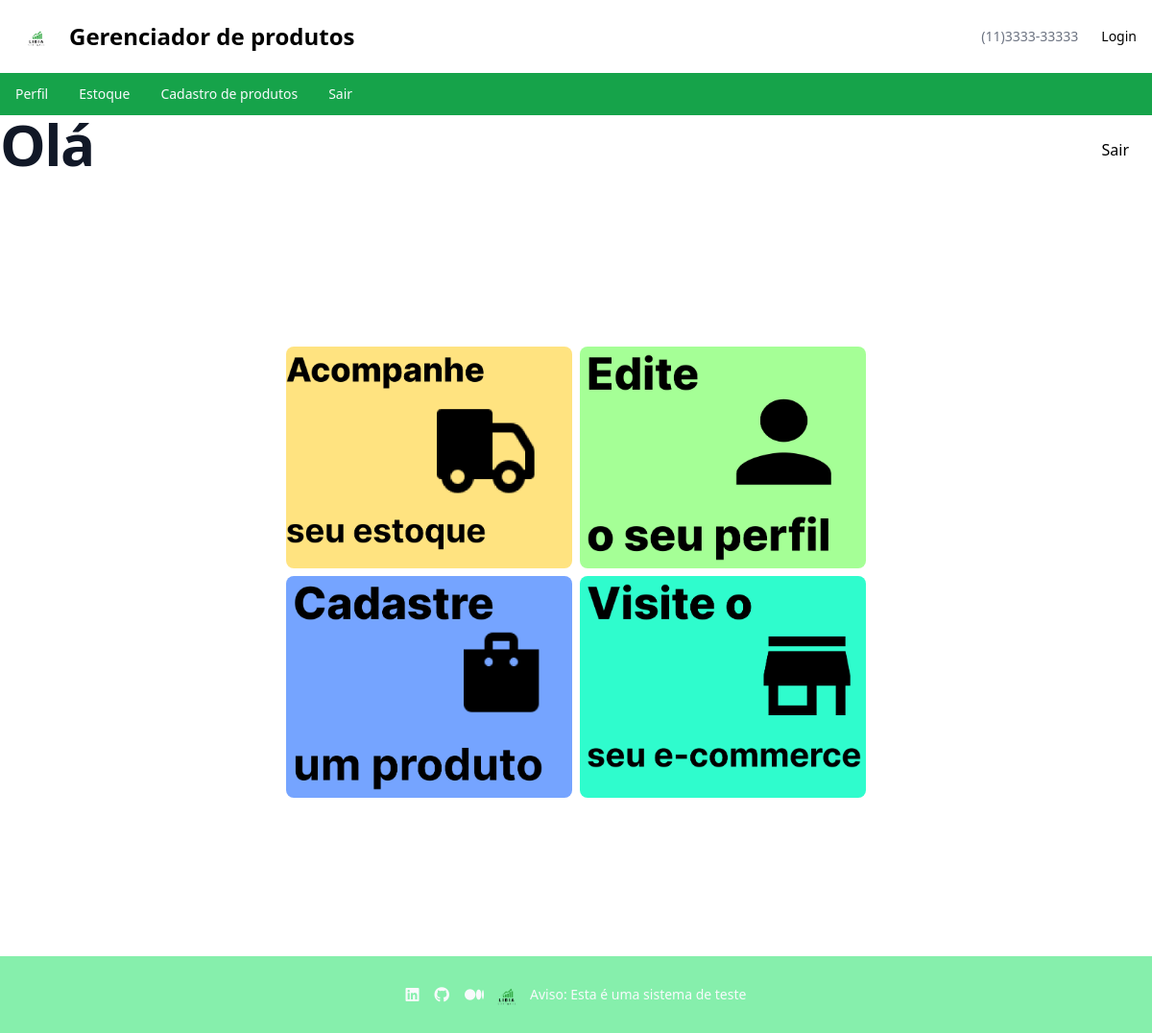
The app's page /perfil/7 (signed in), older data.
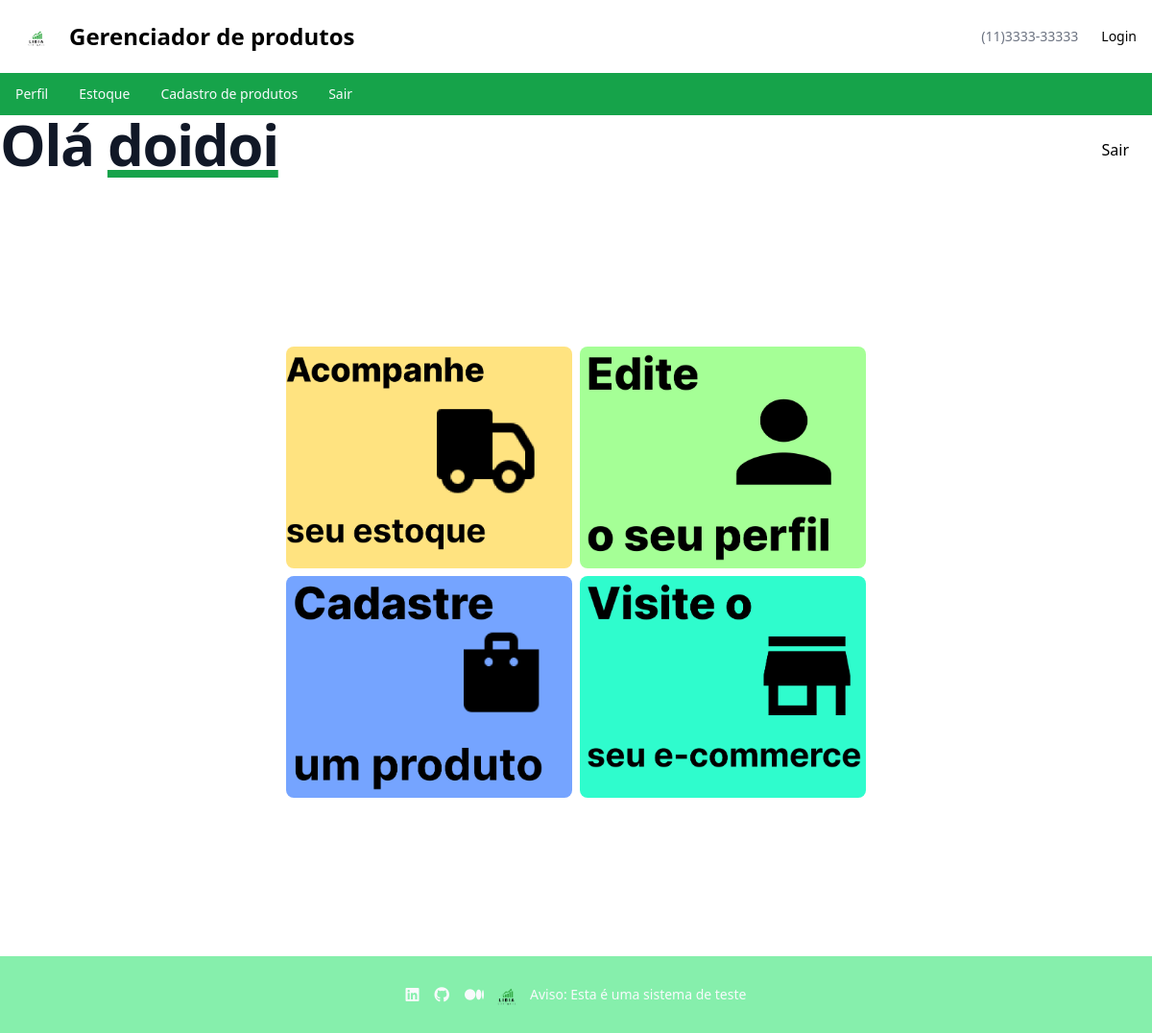
The same page, newer data.
### ERP/models.py (models this page shows)
class Usuario(database.Model, UserMixin):
    id = database.Column(database.Integer, primary_key=True)
    username = database.Column(database.String, nullable=False)
    email = database.Column(database.String, nullable=False, unique=True)
    senha = database.Column(database.String, nullable=False)
    fotos = database.relationship("Foto", backref="usuario", lazy=True)

### ERP/routes.py (the view)
@app.route('/perfil/<id_usuario>', methods=["GET", "POST"])
@login_required
def perfil(id_usuario):
    if int(id_usuario) == int(current_user.id):
        form_foto = FormFoto()
        form_produto = FormProduto()
        if form_foto.validate_on_submit():
            arquivo = form_foto.foto.data
            nome_seguro = secure_filename(arquivo.filename)
            caminho = os.path.join(os.path.abspath(os.path.dirname(__file__)),
                                   app.config["UPLOAD_FOLDER"], nome_seguro)
            arquivo.save(caminho)
            foto = Foto(imagem=nome_seguro, id_usuario=current_user.id)
            database.session.add(foto)
            database.session.commit()
        if form_produto.validate_on_submit():
            produto = Produto(
                nome=form_produto.nome.data,
                preco=form_produto.preco.data,
                quantidade=form_produto.quantidade.data,
                marca=form_produto.marca.data,
                modelo=form_produto.modelo.data,
                codigoDeBarras=form_produto.codigoDeBarras.data,
                plataformaDeVenda=form_produto.plataformaDeVenda.data,
                largura=form_produto.largura.data,
                altura=form_produto.altura.data,
                profundidade=form_produto.profundidade.data,
                pesoBruto=form_produto.pesoBruto.data,
                pesoLiquido=form_produto.pesoLiquido.data,
                cadastradoPor=form_produto.cadastradoPor.data
            )
            database.session.add(produto)
            database.session.commit()
        return render_template('Perfil.html', usuario=current_user, form=form_foto, formp=form_produto)
    else:  # esse else permite o usuario ver o perfil de outros usuarios
        usuario = Usuario.query.get(int(id_usuario))
        return render_template('Perfil.html', usuario=usuario, form=None, formp=None)

### ERP/models.py (called while the page is built)
@login_manager.user_loader
def load_usuario(id_usuario):
    return Usuario.query.get(int(id_usuario))

### ERP/templates/Perfil.html (shortened to what this page needs)
<!DOCTYPE html>
<html lang="pt-br">
<head>
    <link rel="stylesheet" href="{{url_for('static',filename='/css/output.css')}}">
</head>
<body>
    <nav class="bg-white border-gray-200">
        <div class="flex flex-wrap justify-between items-center mx-auto max-w-screen-xl p-4">
            <a href="{{url_for('homepage')}}" class="flex items-center space-x-3 rtl:space-x-reverse">
                <img src="../static/fotos_site/logo.png" class="h-11" alt="Logo"/>
                <span class="self-center text-2xl font-semibold whitespace-nowrap ">Gerenciador de produtos</span>
            </a>
            <div class="flex items-center space-x-6 rtl:space-x-reverse">
                <a href="9-9999-8888" class="text-sm  text-gray-500 hover:underline">(11)3333-33333</a>
                <a href="{{url_for('homepage')}}" class="text-sm  text-black-600  hover:underline">Login</a>
            </div>
        </div>
    </nav>
    <nav class="bg-green-600 ">
        <div class="max-w-screen-xl px-4 py-3 mx-auto">
            <div class="flex items-center">
                <ul class="flex flex-row font-medium mt-0 space-x-8 rtl:space-x-reverse text-sm">
                    <li>
                        <a href="{{ url_for('perfil', id_usuario=current_user.id) }}" class="text-slate-50 hover:underline"
                           aria-current="page">Perfil</a>
                    </li>
                    <li>
                        <a href="{{url_for('Estoque')}}" class="text-slate-50  hover:underline">Estoque</a>
                    </li>
                    <li>
                        <a href="{{url_for('cadastro')}}" class="text-slate-50  hover:underline">Cadastro de produtos</a>
                    </li>
                    <li>
                        <a href="{{url_for('logout')}}" class="text-slate-50  hover:underline">Sair</a>
                    </li>
                </ul>
            </div>
        </div>
    </nav>
<div class="flex justify-between ">
    <h1 class="mb-4 text-4xl font-extrabold leading-none tracking-tight text-gray-900 md:text-5xl lg:text-6xl ">Olá <span class="underline underline-offset-3 decoration-8 decoration-green-600 ">{{usuario.username}}</span></h1>
    <h2 class=" p-6 " ><a href="{{url_for('homepage')}}"> Sair </a></h2>
</div>
        <div class=" min-h-screen content-center justify-center grid grid-cols-2 gap-2 ">
            <div>
                <a href="{{url_for('Estoque')}}">
                    <img class="h-auto w-1/2 ml-auto rounded-lg " src="../static/fotos_site/estoque.png" alt="">
                </a>
            </div>
            <div>
                <a href="">
                    <img class="h-auto w-1/2 rounded-lg" src="../static/fotos_site/pessoa.png" alt="">
                </a>
            </div>
            <div>
                <a href="{{url_for('cadastro')}}">
                    <img class="h-auto w-1/2 ml-auto rounded-lg" src="../static/fotos_site/produto.png" alt="">
                </a>
            </div>
            <div>
                <a href="">
                    <img class="h-auto w-1/2 rounded-lg" src="../static/fotos_site/loja.png" alt="">
                </a>
            </div>
        </div>
<footer class="bg-green-300 text-white py-4">
    <div class=" container mx-auto flex justify-center items-center">
        <div class="flex space-x-4">
            <a href="https://www.linkedin.com/in/francisco-libanio-nascimento/" class="text-slate-50 hover:text-slate-50"><i class="fab fa-linkedin"></i></a>
            <a href="https://github.com/Francisco-Libanio" class="text-slate-50 hover:text-gray-200"><i class="fab fa-github"></i></a>
            <a href="https://medium.com/@libanio.dev" class="text-slate-50 hover:text-gray-200"><i class="fab fa-medium"></i></a>
        </div>
        <div class="text-center ">
            <img src="../static/fotos_site/logo.png" alt="Logo" class="object-contain h-12 ">
        </div>
        <div>
            <p class="text-slate-50 text-sm">Aviso: Esta é uma sistema de teste</p>
        </div>
    </div>
</footer>
</body>
</html>

Row changes from the older to the newer data that the page shows:
added Usuario: username "doidoi"
